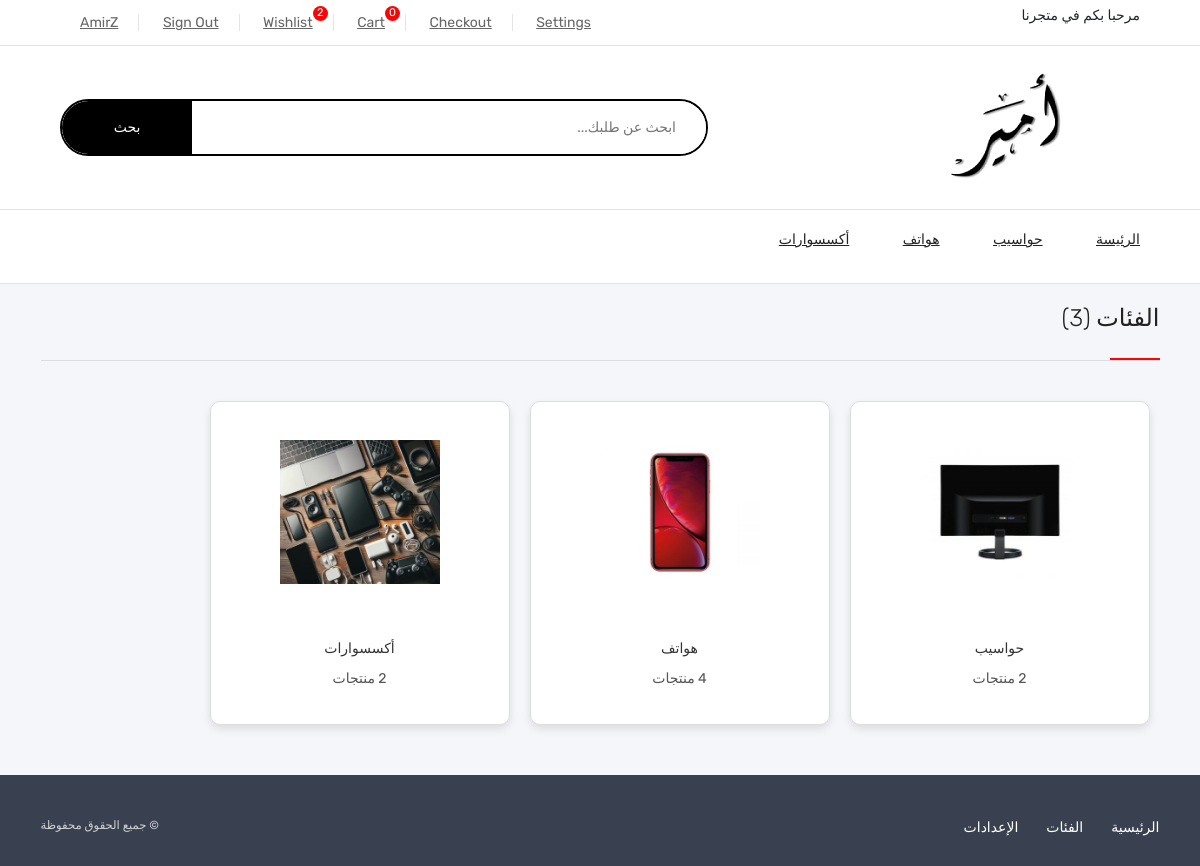
The app's page /category/ (signed in) with its own data.
### userauths/models.py (models this page shows, shortened)
class User(AbstractUser):
    email = models.EmailField(unique=True)
    username = models.CharField(max_length=100)
    bio = models.CharField(max_length=200)
    USERNAME_FIELD = "email"
    REQUIRED_FIELDS = ['username']

### core/models.py (models this page shows, shortened)
class Category(models.Model):
    cid = ShortUUIDField(
        unique=True,
        length=10,
        max_length=30,
        prefix="cat",
        alphabet="abcdefgh12345"
    )
    title = models.CharField(max_length=100, default="Computer")
    image = models.ImageField(upload_to="category", default="category.jpg")
    class Meta:
        verbose_name_plural = "Categories"

### core/views.py (the view)
# urls.py: path("category/", category_list_view, name="category-list"),
def category_list_view(request):
    categories = Category.objects.all()
    wishlist = Wishlists.objects.filter(user=request.user)
    context = {
        "categories" : categories,
        "wishlist" : wishlist,
    }
    return render(request, 'core/category-list.html', context)

### templates/core/category-list.html (shortened to what this page needs)
{% extends 'partials/base.html' %}
{% load static %}
{% block content %}
<section class="container">
    <div class="section-head">
        <h4>الفئات <span>({{categories.count}})</span> </h4>
    </div>
    <div class="categories">
        <div class="boxs">
                <div class="category-cards-container" style="
                    display: flex;
                    flex-wrap: wrap;
                    gap: 20px;
                    padding: 10px;
                    margin-bottom:40px;
                ">
                    {% for c in categories %}
                    <div class="box column product-item" style="
                        border: 1px solid #ddd;
                        border-radius: 10px;
                        overflow: hidden;
                        box-shadow: 0 4px 8px rgba(0, 0, 0, 0.1);
                        width: 300px;
                        transition: transform 0.2s;
                        text-align: center;
                        position: relative;
                    ">
                        <div class="div-img" style="position: relative;">
                            <img src="{{ c.image.url }}" class="img-product card-img-top" style="
                                width: 100%;
                                height: 180px;
                                object-fit: cover;
                                transition: opacity 0.3s;
                            ">
                        </div>
                        <div class="content" style="padding: 15px;">
                            <h4 class="post-title mb-15" style="
                                font-size: 1.25rem;
                                margin-bottom: 10px;
                            ">
                                <a href="{% url 'core:category-product-list' c.cid %}" style="
                                    text-decoration: none;
                                    color: #333;
                                    transition: color 0.3s;
                                ">{{ c.title }}</a>
                            </h4>
                            <div class="entry-meta font-xs color-grey mt-10 pb-10" style="
                                font-size: 0.875rem;
                                color: #555;
                            ">
                                <div>
                                    <span class="hit-count mr-10">{{ c.category.count }} {{ c.category.count | pluralize:" منتج,منتجات" }}</span>
                                </div>
                            </div>
                        </div>
                    </div>
                    {% endfor %}
                </div>
            </div>
    </div>
</section>
{% endblock content %}

### templates/partials/base.html (shortened to what this page needs)
{% load static %}
{% load static %}
<!DOCTYPE html>
<html lang="en">
    <head>
        <link rel="stylesheet" href="{% static 'swiperJs/swiper-bundle.min.css'%}" />
        <link rel="stylesheet" href="https://cdnjs.cloudflare.com/ajax/libs/font-awesome/6.4.0/css/all.min.css">
        <link rel="stylesheet" href="https://cdn.jsdelivr.net/npm/bootstrap@5.3.3/dist/css/bootstrap.min.css">
        <link rel="stylesheet" href="{% static 'style.css' %}">
        <link rel="stylesheet" href="{% static 'stylelogin.css' %}">
        <link rel="stylesheet" href="https://cdnjs.cloudflare.com/ajax/libs/font-awesome/6.5.0/css/all.min.css" />
    </head>
    <body class="menu-side-in-bag">
        <header>
            <div class="header-top">
                <div class="contanier">
                    <p> مرحبا بكم في متجرنا</p>
                    <div class="link-top-heder">
                        {% if request.user.is_authenticated %}
                            <a href="#">{{ request.user.username|capfirst  }}</a>
                            <a href="{% url 'userauths:sign-out' %}">Sign Out</a>
                            <a href="{% url 'core:wishlist' %}">Wishlist<span class="count-in-wishlist">{{wishlist.count}}</span></a>
                            <a href="{% url 'core:cart' %}">Cart<span class="count-in-card cart-items-count">{{request.session.cart_data_obj|length}}</span></a>
                            <a href="{% url 'core:checkout2' %}">Checkout</a>
                            <a href="page-account.html">Settings</a>
                        {% else %}
                            <a href="{% url 'userauths:sign-in' %}">Sign In</a>
                        {% endif %}
                    </div>
                </div>
            </div>
            <div class="header-info">
                <div class="contanier">
                    <a href="{% url 'core:index' %}"><img src="{% static 'img/logo.png' %}" alt=""></a>
                    <div class="search-bar">
                        <form action="{% url 'core:search' %}" methode="GET">
                            <input type="search" placeholder="ابحث عن طلبك..." name="q">
                            <button class="btn-srch" type="submit">بحث</button>
                        </form>
                    </div>
                </div>
            </div>
            <div class="header-bottom">
                <div class="contanier">
                    <ul class="nav-links">
                        {% if categories %}
                            <li><a href="{% url 'core:index' %}"> الرئيسة</a></li>
                            {% for c in categories %}
                                <li><a href="{% url 'core:category-product-list' c.cid %}">{{ c.title }}</a></li>
                            {% endfor %}
                        {% else %}
                            <li>No categories available</li>
                        {% endif %}
                    </ul>
                </div>
            </div>
        </header>
    {% block content %}
    {% endblock content %}
        <footer style="background-color: #394150; padding-block: 3rem 2rem;">
            <div class="container">
                <div style="display: flex;justify-content: space-between;">
                    <ul style="display: flex; justify-content: center; gap: 2rem; list-style: none; padding: 0; margin: 0;">
                        <li>
                            <a href="{% url 'core:index' %}" style="color: white; text-decoration: none; transition: color 0.4s;">الرئيسية</a>
                        </li>
                        <li>
                            <a href="{% url 'core:category-list' %}" style="color: white; text-decoration: none; transition: color 0.4s;">الفئات</a>
                        </li>
                        <li>
                            <a href="" style="color: white; text-decoration: none; transition: color 0.4s;">الإعدادات</a>
                        </li>
                    </ul>
                    <span style="color: lightgray; font-size: smaller;">
                        &#169; جميع الحقوق محفوظة
                    </span>
                </div>
            </div>
        </footer>
    </body>
</html>

### static/style.css (style rules this page uses)
* { padding: 0; margin: 0; box-sizing: border-box; font-family: 'Rubik', sans-serif; text-decoration: none; transition: 0.3s; font-size: 14px; list-style: none; }
body { background: #f5f6f9; direction: rtl; }
:root { --main-color:#000; --dark-color: #222222; --parg-color: #666666; --name-item: #0066c0; --drak-red : #d01418; --border-color: #6666662c; --border : 1px solid #6666662c; }
html { scroll-behavior: smooth; }
.contanier { width: 80%; margin: auto; }
.boxs { display: flex; justify-content: space-between; align-items: center; }
.section-head { border-bottom: var(--border); margin-bottom: 30px; position: relative; }
.section-head::after { content: ''; position: absolute; bottom: 0px; right: 0; width: 50px; height: 2px; background-color: #FB0404; }
.section-head h4 { padding: 20px 0; font-size: 24px; text-transform: capitalize; font-weight: 500; color: var(--dark-color); }
.section-head span { font-size: 24px; font-weight: 300; }
.product-item { border-radius: 5px; box-shadow: 0px 3px 8px 0px rgba(0, 3, 143, 0.1); border: 1px solid #b0c6c64d; display: flex; align-items: center; background-color: #fff; padding: 20px; overflow: hidden; }
.product-item .div-img { position: relative; cursor: pointer; }
.product-item .div-img img { width: 100%; height: 100%; position: absolute; top: 0; left: 0; transform: scale(0.8); }
header { background-color: #fff; border-bottom: var(--border); }
header .header-top { border-bottom: var(--border); }
header .header-top .contanier { display: flex; justify-content: space-between; align-items: center; }
.header-top .link-top-heder a { position: relative; color: var(--parg-color); line-height: 45px; padding: 0 20px; border-right: var(--border); }
.header-top .link-top-heder a:last-child { border: none; padding-right: none; }
.header-top .link-top-heder a span.count-in-card, .header-top .link-top-heder a span.count-in-wishlist { position: absolute; background: #FB0404; top: 6px; width: 15px; height: 15px; text-align: center; line-height: 14px; color: #fff; border-radius: 50%; font-size: 11px; top: -8px; }
header .header-info { border-bottom: var(--border); }
header .header-info .contanier { padding: 25px 0; display: flex; justify-content: space-between; align-items: center; }
header .header-info .search-bar { width: 40%; position: relative; border-radius: 30px; overflow: hidden; border: 2px solid var(--main-color); }
header .header-info .search-bar input { width: 100%; border: none; outline: none; padding: 16px 30px 16px 20%; }
header .header-info .search-bar .btn-srch { position: absolute; top: 0; left: 0; border: none; height: 100%; width: 130px; background-color: var(--main-color); color: #fff; cursor: pointer; }
header .header-bottom .contanier { display: flex; align-items: center; position: relative; }
header .header-bottom .nav-links { margin-left: 120px; }
header .header-bottom .nav-links li { display: inline-block; padding: 19px 0; position: relative; margin-left: 50px; }
header .header-bottom .nav-links li:last-child { margin-left: 0; }
header .header-bottom .nav-links li a { color: var(--dark-color); font-weight: 500; text-transform: uppercase; padding: 19px 0; }
.boxs .box.column { flex-direction: column; text-align: center; }
.boxs .box.column .div-img { width: 200px; height: 200px; }
.boxs .box.column .content { width: 80%; }
footer { background-color: #394150; }
@media (max-width: 1400px) { .contanier { width: 90%; } }
@media (max-width: 1200px) { header .header-info .search-bar { width: 60%; } }
@media (max-width: 1200px) { .boxs .box.column .content { width: 95%; } }

### records on screen
User: user.username "AmirZ"
Category: title "حواسيب", image (picture), category.count|pluralize "منتجات"
Category: title "هواتف", image (picture), category.count "4", category.count|pluralize "منتجات"
Category: title "أكسسوارات", image (picture), category.count|pluralize "منتجات"

### other values on screen
{{ wishlist.count }} "2"
{{ request.session.cart_data_obj|length }} "0"
{{ categories.count }} "3"
